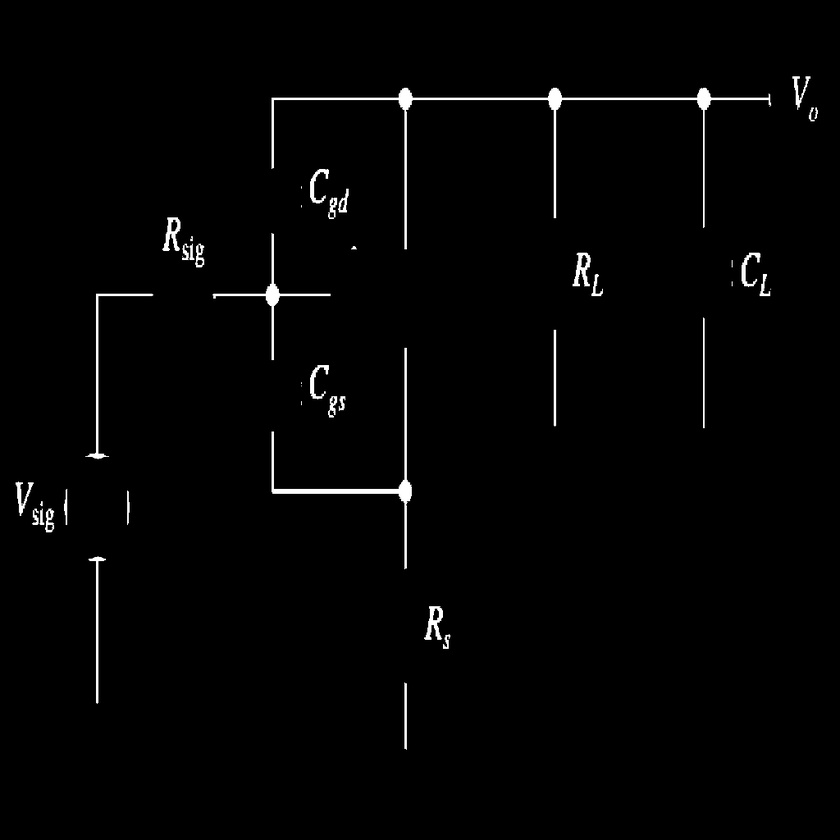
#> input picture outputs/topology/04_extract_wires/binary/pilot_001_binary.png, 840 x 840 px, shrunk from 1024 x 1024 before the run
$ python -i 04_extract_wires.py   (imports and definitions only)
#> lines starting #> are read from the running program, lines starting #| are printed output that depends on the picture; after the words box and inside, x2 and y2 are one past the last pixel; in counts of white or black regions, pixels touching at a corner belong together
#> further down, picture is the input picture: shape (840, 840); min 0, max 255, mean 3.6
"""
04_extract_wires.py

Scopo:
    Estrarre i fili dal diagramma dopo lo step 03.

    Lo step 03 fornisce:
      - componenti con bbox/body_bbox;
      - terminali con coordinate e lato stimato.

    Lo step 04 usa queste informazioni per:
      - mascherare il corpo dei componenti, evitando che simboli e testi
        vengano interpretati come fili;
      - riaprire piccole zone attorno ai terminali, cosi' il contatto tra
        terminale e filo non viene cancellato dalla maschera;
      - binarizzare, chiudere piccoli gap, filtrare rumore e produrre lo
        skeleton dei fili usato dallo step 05.

Output principali:
    - component_mask: maschera dei componenti da rimuovere;
    - terminal_keep_debug: zone terminali preservate;
    - masked_gray: immagine grayscale con componenti cancellati;
    - binary: binarizzazione dei fili;
    - closed: binario dopo closing morfologico;
    - bridged: binario dopo ricucitura di segmenti frammentati;
    - filtered: binario dopo rimozione componenti piccoli;
    - skeleton: skeleton monolinea dei fili.
"""

from pathlib import Path
import os
import json
import cv2
import numpy as np
from skimage.morphology import skeletonize

# =========================================================
# PERCORSI / INPUT-OUTPUT
# =========================================================
# PIPELINE_DATASET e PIPELINE_IMAGE_IDS permettono di usare lo stesso script
# su batch diversi o su un sottoinsieme di immagini, senza modificare il codice.
PROJECT_ROOT = Path(__file__).resolve().parents[2]
PIPELINE_DATASET = os.environ.get("PIPELINE_DATASET", "pipeline1.0/batchA_07_09")
PIPELINE_IMAGE_IDS = [
    image_id.strip()
    for image_id in os.environ.get("PIPELINE_IMAGE_IDS", "").split(",")
    if image_id.strip()
]

INPUT_DIR = PROJECT_ROOT / "outputs" / PIPELINE_DATASET / "03_estimate_terminals"
OUTPUT_DIR = PROJECT_ROOT / "outputs" / PIPELINE_DATASET / "04_extract_wires"

# =========================================================
# MASCHERAMENTO COMPONENTI
# =========================================================
# Ogni sottocartella salva una vista intermedia. Questo rende lo step 04
# ispezionabile: quando il grafo finale e' sbagliato si puo' capire se il
# problema nasce dalla maschera, dalla binarizzazione o dallo skeleton.
MASK_DEBUG_DIR = OUTPUT_DIR / "mask_debug"
COMPONENT_MASK_DIR = OUTPUT_DIR / "component_mask"
TERMINAL_KEEP_DEBUG_DIR = OUTPUT_DIR / "terminal_keep_debug"
MASKED_DIR = OUTPUT_DIR / "masked_gray"
BINARY_DIR = OUTPUT_DIR / "binary"
CLOSED_DIR = OUTPUT_DIR / "closed"
BRIDGED_DIR = OUTPUT_DIR / "bridged"
FILTERED_DIR = OUTPUT_DIR / "filtered"
SKELETON_DIR = OUTPUT_DIR / "skeleton"


MASK_SHRINK_FACTOR = 1.0

# Padding aggiuntivo per classi in cui il bbox YOLO tende a lasciare fuori
# porzioni del simbolo. Aumentare troppo questi valori puo' cancellare fili
# vicini, quindi sono mantenuti specifici per classe.
CLASS_MASK_PADDING = {
    "Analog_Meter": 8,
    "Antenna": 10,
    "Connector": 6,
    "Polarized_Capacitor": 8,
    "Switch": 4,
    "Transformer": 4,
}

# =========================================================
# ZONE TERMINALI DA PRESERVARE
# =========================================================
# Dopo aver mascherato i componenti, apriamo piccole zone attorno ai terminali:
# senza questo passaggio il filo che tocca il componente verrebbe cancellato
# insieme al corpo del simbolo e lo step 05 non riuscirebbe ad agganciare il
# terminale allo skeleton.
TERMINAL_KEEP_RADIUS = 10
TERMINAL_KEEP_LINE_THICKNESS = 7
TERMINAL_KEEP_INWARD_LEN = 14
TERMINAL_KEEP_OUTWARD_LEN = 12
FACING_KEEP_MAX_AXIS_GAP = 52
FACING_KEEP_MAX_LATERAL_DELTA = 14
FACING_KEEP_MAX_BBOX_GAP = 28
FACING_KEEP_MAX_BBOX_OVERLAP = 36
FACING_KEEP_MIN_PROJECTION_OVERLAP_RATIO = 0.45
FACING_KEEP_MIN_THICKNESS = 4

# Un filo lungo puo' attraversare il bbox di un componente vicino e venire
# cancellato dalla sua maschera. Lo recuperiamo solo quando i terminali sono
# allineati e l'immagine originale mostra gia' un tratto scuro quasi continuo:
# la keep zone non inventa quindi collegamenti assenti dal disegno.
EVIDENCE_KEEP_MAX_AXIS_GAP = 180
EVIDENCE_KEEP_MAX_LATERAL_DELTA = 8
EVIDENCE_KEEP_LINE_HALF_WIDTH = 3
EVIDENCE_KEEP_DARK_THRESHOLD = 180
EVIDENCE_KEEP_MIN_SUPPORT_RATIO = 0.88

# I pin ausiliari degli opamp possono essere molto vicini al corpo del simbolo:
# usiamo una keep zone piu' piccola per non riaprire troppo il triangolo.
OPAMP_AUX_KEEP_RADIUS = 5
OPAMP_AUX_KEEP_LINE_THICKNESS = 5
OPAMP_AUX_KEEP_INWARD_LEN = 0
OPAMP_AUX_KEEP_OUTWARD_LEN = 12

CLASS_TERMINAL_KEEP_OVERRIDES = {
    # Questi simboli hanno molto "corpo" interno e, se preserviamo troppo
    # dentro al bbox, rischiamo di riaprire il simbolo nello skeleton.
    "Analog_Meter": {
        "radius": 8,
        "thickness": 6,
        "inward_len": 4,
        "outward_len": 14,
    },
    # L'antenna e' monoterminale ma il simbolo puo' contenere frecce o
    # tratti decorativi che, se preservati troppo, vengono letti come fili.
    # Lasciamo aperto solo un piccolo corridoio attorno al vero pin.
    "Antenna": {
        "radius": 4,
        "thickness": 5,
        "inward_len": 0,
        "outward_len": 24,
    },
    "Connector": {
        "radius": 3,
        "thickness": 3,
        "inward_len": 1,
        "outward_len": 14,
    },
    "Switch": {
        "radius": 8,
        "thickness": 6,
        "inward_len": 2,
        "outward_len": 16,
    },
    "Transformer": {
        "radius": 8,
        "thickness": 6,
        "inward_len": 4,
        "outward_len": 14,
    },
    "Integrated_Circuit": {
        "radius": 6,
        "thickness": 5,
        "inward_len": 2,
        "outward_len": 16,
    },
    # Il simbolo GND e' monoterminale: se riapriamo troppo il bbox, le barre
    # del simbolo possono diventare ponti laterali verso fili vicini.
    "GND": {
        "radius": 3,
        "thickness": 3,
        "inward_len": 0,
        "outward_len": 18,
    },
    # Nei polarizzati il body e i marker grafici (+ / piastra curva) possono
    # riaprire il simbolo come fosse un filo continuo. Manteniamo solo stub
    # corti vicino ai terminali.
    "Polarized_Capacitor": {
        "radius": 5,
        "thickness": 4,
        "inward_len": 0,
        "outward_len": 9,
    },
}

# =========================================================
# MORFOLOGIA
# =========================================================
# Parametri della pipeline morfologica:
# - closing: ricuce piccoli gap locali;
# - ricucitura fili frammentati: ricuce spezzoni, soprattutto dopo maschera;
# - soppressione IC: evita che la ricucitura verticale crei falsi collegamenti
#   paralleli lungo i lati degli integrati.
CLOSING_KERNEL_SIZE = 3
CLOSING_ITERATIONS = 1
ENABLE_FRAGMENTED_WIRE_BRIDGE = True
FRAGMENTED_WIRE_BRIDGE_KERNEL_LENGTH = 15
FRAGMENTED_WIRE_BRIDGE_KERNEL_THICKNESS = 3
FRAGMENTED_WIRE_BRIDGE_ITERATIONS = 1
FRAGMENTED_WIRE_BRIDGE_DETECT_LENGTH = 7
IC_VERTICAL_BRIDGE_SUPPRESS_OUTWARD = 80
IC_VERTICAL_BRIDGE_SUPPRESS_INWARD = 14
IC_VERTICAL_BRIDGE_SUPPRESS_Y_PAD = 30

# =========================================================
# FILTRO COMPONENTI CONNESSE PICCOLE
# =========================================================
# Rimuove piccole componenti connesse residue dopo binarizzazione/closing:
# tipicamente pixel isolati, testo rimasto o frammenti non elettrici.
ENABLE_SMALL_COMPONENT_FILTER = True
MIN_COMPONENT_AREA = 40

# =========================================================
# UTILITY GEOMETRICHE
# =========================================================
# [502 lines left out: functions clamp_point, shrink_bbox, expand_bbox, component_mask_bbox, build_base_component_mask, terminal_keep_params and 12 more, not called in this run]


def suppress_ic_side_vertical_bridge_pixels(vertical_bridged, base_img, components):
    """
    Elimina ricuciture verticali artificiali vicino ai lati degli IC.

    Il bridge verticale puo' unire tra loro pin consecutivi dello stesso lato,
    creando un falso filo parallelo al corpo dell'integrato. Per evitarlo
    cancelliamo solo i pixel aggiunti dal bridge nelle fasce laterali degli IC.
    """
    cleaned = vertical_bridged.copy()
    added_by_vertical_bridge = (vertical_bridged > 0) & (base_img == 0)
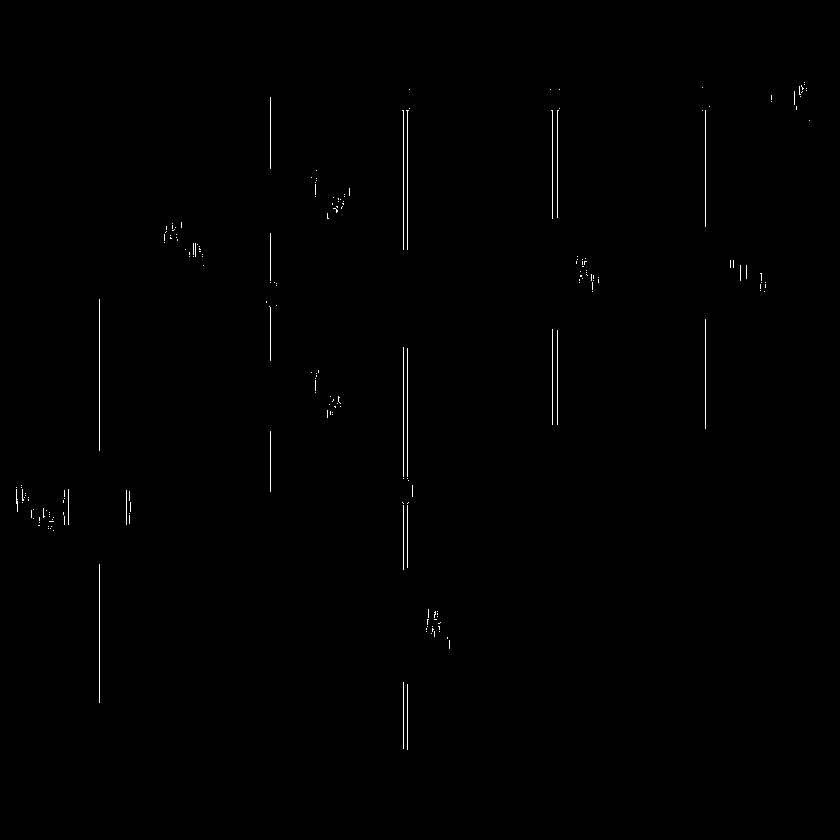
#> added_by_vertical_bridge: shape (840, 840) bool; 0.38% white in thin lines or dots, all inside (x1, y1, x2, y2) = (16, 82, 810, 750)
    h, w = cleaned.shape[:2]
#> h = 840; w = 840

    for comp in components:
        if comp.get("class_name") != "Integrated_Circuit":
            continue

        for side in ("left", "right"):
            side_terms = [
                term
                for term in comp.get("terminals", [])
                if term.get("relative_position") == side
            ]
            if len(side_terms) < 2:
                continue

            side_terms = sorted(side_terms, key=lambda term: float(term["y"]))
            x_anchor = int(round(sum(float(term["x"]) for term in side_terms) / len(side_terms)))
            y_values = [float(term["y"]) for term in side_terms]
            y1 = max(0, int(round(min(y_values) - IC_VERTICAL_BRIDGE_SUPPRESS_Y_PAD)))
            y2 = min(h, int(round(max(y_values) + IC_VERTICAL_BRIDGE_SUPPRESS_Y_PAD)))

            if side == "left":
                x1 = max(0, x_anchor - IC_VERTICAL_BRIDGE_SUPPRESS_OUTWARD)
                x2 = min(w, x_anchor + IC_VERTICAL_BRIDGE_SUPPRESS_INWARD)
            else:
                x1 = max(0, x_anchor - IC_VERTICAL_BRIDGE_SUPPRESS_INWARD)
                x2 = min(w, x_anchor + IC_VERTICAL_BRIDGE_SUPPRESS_OUTWARD)

            if y2 <= y1:
                continue

            bridge_mask = added_by_vertical_bridge[y1:y2, x1:x2]
            cleaned[y1:y2, x1:x2][bridge_mask] = 0

    return cleaned


def bridge_fragmented_wires(binary_img, components=None):
    """
    Ricuce piccoli gap nei fili frammentati.

    Usa due direzioni:
      - closing orizzontale sul binario completo;
      - closing verticale partendo da un seed verticale, per evitare che tratti
        orizzontali o simboli diventino falsi fili verticali.
    """
    if not ENABLE_FRAGMENTED_WIRE_BRIDGE:
        return binary_img.copy(), {
            "enabled": False,
            "kernel_length": None,
            "kernel_thickness": None,
            "iterations": None,
            "detect_length": None,
        }

    # Kernel orientati: uno per gap orizzontali e uno per gap verticali.
    h_kernel = cv2.getStructuringElement(
        cv2.MORPH_RECT,
        (
            FRAGMENTED_WIRE_BRIDGE_KERNEL_LENGTH,
            FRAGMENTED_WIRE_BRIDGE_KERNEL_THICKNESS,
        ),
    )
    v_kernel = cv2.getStructuringElement(
        cv2.MORPH_RECT,
        (
            FRAGMENTED_WIRE_BRIDGE_KERNEL_THICKNESS,
            FRAGMENTED_WIRE_BRIDGE_KERNEL_LENGTH,
        ),
    )
    v_detect_kernel = cv2.getStructuringElement(
        cv2.MORPH_RECT,
        (1, FRAGMENTED_WIRE_BRIDGE_DETECT_LENGTH),
    )

    # Seed verticale: conserva solo evidenze gia' verticali prima di chiuderle,
    # riducendo il rischio di creare colonne artificiali.
    vertical_seed = cv2.morphologyEx(binary_img, cv2.MORPH_OPEN, v_detect_kernel)

    horizontal_bridged = cv2.morphologyEx(
        binary_img,
        cv2.MORPH_CLOSE,
        h_kernel,
        iterations=FRAGMENTED_WIRE_BRIDGE_ITERATIONS,
    )
    vertical_bridged = cv2.morphologyEx(
        vertical_seed,
        cv2.MORPH_CLOSE,
        v_kernel,
        iterations=FRAGMENTED_WIRE_BRIDGE_ITERATIONS,
    )
    # Pulizia specifica IC: rimuove le sole colonne introdotte dal bridge vicino
    # ai pin laterali degli integrati.
    vertical_bridged = suppress_ic_side_vertical_bridge_pixels(
        vertical_bridged,
        binary_img,
        components or [],
    )

    bridged = cv2.bitwise_or(
        binary_img,
        cv2.bitwise_or(horizontal_bridged, vertical_bridged),
    )

    return bridged, {
        "enabled": True,
        "kernel_length": FRAGMENTED_WIRE_BRIDGE_KERNEL_LENGTH,
        "kernel_thickness": FRAGMENTED_WIRE_BRIDGE_KERNEL_THICKNESS,
        "iterations": FRAGMENTED_WIRE_BRIDGE_ITERATIONS,
        "detect_length": FRAGMENTED_WIRE_BRIDGE_DETECT_LENGTH,
        "ic_vertical_bridge_suppress_outward": IC_VERTICAL_BRIDGE_SUPPRESS_OUTWARD,
        "ic_vertical_bridge_suppress_inward": IC_VERTICAL_BRIDGE_SUPPRESS_INWARD,
        "ic_vertical_bridge_suppress_y_pad": IC_VERTICAL_BRIDGE_SUPPRESS_Y_PAD,
        "notes": "Bridge orientato: ricuce segmenti orizzontali e verticali dai rispettivi seed, ma evita ricuciture verticali artificiali nei corridoi laterali degli IC.",
    }


# [221 lines left out: functions extract_wires_from_image, main, not called in this run]


# [2 lines not run here, left out]

>>> import cv2
>>> picture = cv2.imread('../../outputs/topology/04_extract_wires/binary/pilot_001_binary.png', cv2.IMREAD_GRAYSCALE)
>>> result = bridge_fragmented_wires(picture)
